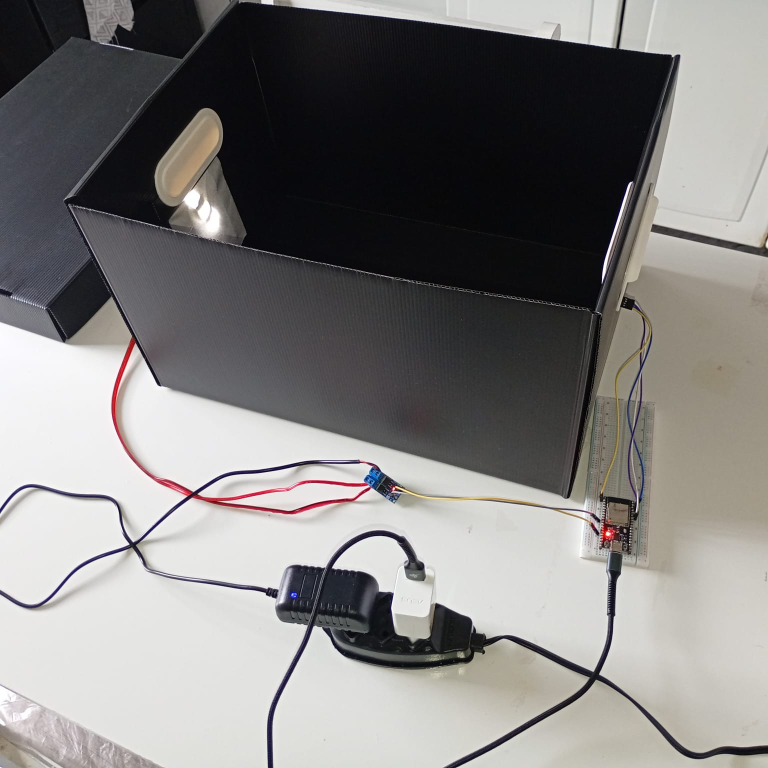
#> input picture Docs/Fotos/Hardware_Visao_panoramica.jpeg, 1536 x 1536 px (shown at 1/2 size)
$ python fotos_marcadas.py
#> lines starting #> are read from the running program, lines starting #| are printed output that depends on the picture
"""Fotos do no de bancada com marcacoes numeradas e legenda (Docs/Fotos -> Docs/Fotos/marcadas).

    python Codigo/figuras/fotos_marcadas.py

A numeracao e a mesma nas tres fotos. Cada marca: (numero, ponto do objeto, posicao do circulo).
"""
from pathlib import Path

from PIL import Image, ImageDraw, ImageFont

RAIZ = Path(__file__).resolve().parents[2] / "Docs" / "Fotos"
SAIDA = RAIZ / "marcadas"

NOMES = {
    1: "ESP32 (controlador do nó)",
    2: "Protoboard",
    3: "Módulo MOSFET D4184 (aciona a fita)",
    4: "Sensor de luz BH1750",
    5: "Fita de LED de 12 V (atrás do difusor)",
    6: "Fonte de 12 V da fita",
    7: "Fonte USB do ESP32",
    8: "Caixa de polipropileno",
    9: "Cabo de alimentação da fita",
    10: "Papel difusor da luz da fita",
}

FOTOS = {
    "Hardware_Visao_panoramica.jpeg": [
        (1, (1225, 1040), (1420, 1200)),
        (2, (1290, 880), (1450, 800)),
        (3, (770, 975), (880, 860)),
        (5, (400, 420), (190, 330)),
        (10, (360, 455), (170, 520)),
        (6, (640, 1190), (420, 1330)),
        (7, (820, 1150), (930, 1330)),
        (8, (700, 700), (520, 560)),
    ],
    "Hardware_Visao_panoramica_de_tras_da_caixa.jpeg": [
        (1, (1105, 285), (1230, 150)),
        (3, (1070, 555), (1230, 470)),
        (4, (740, 230), (600, 300)),
        (9, (325, 1010), (180, 1120)),
        (6, (1440, 880), (1260, 1010)),
        (7, (1440, 650), (1260, 650)),
        (8, (500, 600), (330, 480)),
    ],
    "Hardware_Visao_de_cima_da_caixa.jpeg": [
        (4, (160, 780), (330, 760)),
        (5, (1320, 800), (1130, 700)),
        (10, (1290, 960), (1120, 1010)),
        (6, (640, 125), (800, 70)),
        (8, (760, 870), (760, 1050)),
    ],
}


def fonte(tam, negrito=False):
    for nome in (("arialbd.ttf",) if negrito else ("arial.ttf",)):
        try:
            return ImageFont.truetype(nome, tam)
        except OSError:
            pass
    return ImageFont.load_default()


def marcar(arquivo, marcas):
#> called with arquivo = 'Hardware_Visao_panoramica.jpeg'
    img = Image.open(RAIZ / arquivo).convert("RGB")
#> img is the input picture: PIL image 1536x1536 RGB; mean R, G, B 129.6, 127.7, 126.5
    w, h = img.size
#> w = 1536; h = 1536
    usados = sorted({n for n, _, _ in marcas})
    linhas = (len(usados) + 1) // 2
    alt_leg = 30 + linhas * 46
    tela = Image.new("RGB", (w, h + alt_leg), "white")
#> tela: PIL image 1536x1750 RGB; every value is 255
    tela.paste(img, (0, 0))
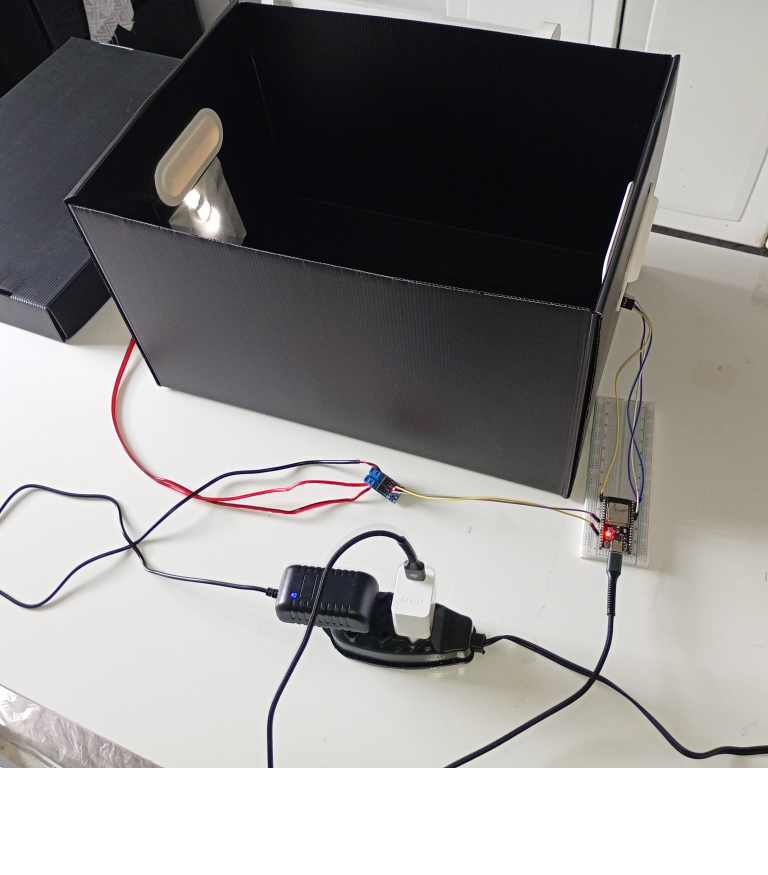
#> tela: PIL image 1536x1750 RGB (shown at 1/2 size); mean R, G, B 144.9, 143.3, 142.2
    d = ImageDraw.Draw(tela)
    r, fnum = 30, fonte(34, True)
    for n, (px, py), (cx, cy) in marcas:
        for cor, larg in (("white", 9), ("black", 4)):
            d.line([(px, py), (cx, cy)], fill=cor, width=larg)
        d.ellipse([px - 9, py - 9, px + 9, py + 9], fill="black", outline="white", width=3)
        d.ellipse([cx - r, cy - r, cx + r, cy + r], fill="white", outline="black", width=4)
        d.text((cx, cy), str(n), fill="black", font=fnum, anchor="mm")
    fleg, fnl = fonte(30), fonte(30, True)
    for i, n in enumerate(usados):
        x = 40 + (i % 2) * (w // 2)
        y = h + 22 + (i // 2) * 46
        d.text((x, y), f"{n}", fill="black", font=fnl)
        d.text((x + 58, y), NOMES[n], fill="black", font=fleg)
    SAIDA.mkdir(exist_ok=True)
    destino = SAIDA / arquivo.replace(".jpeg", "_marcada.jpg")
    tela.save(destino, quality=92)
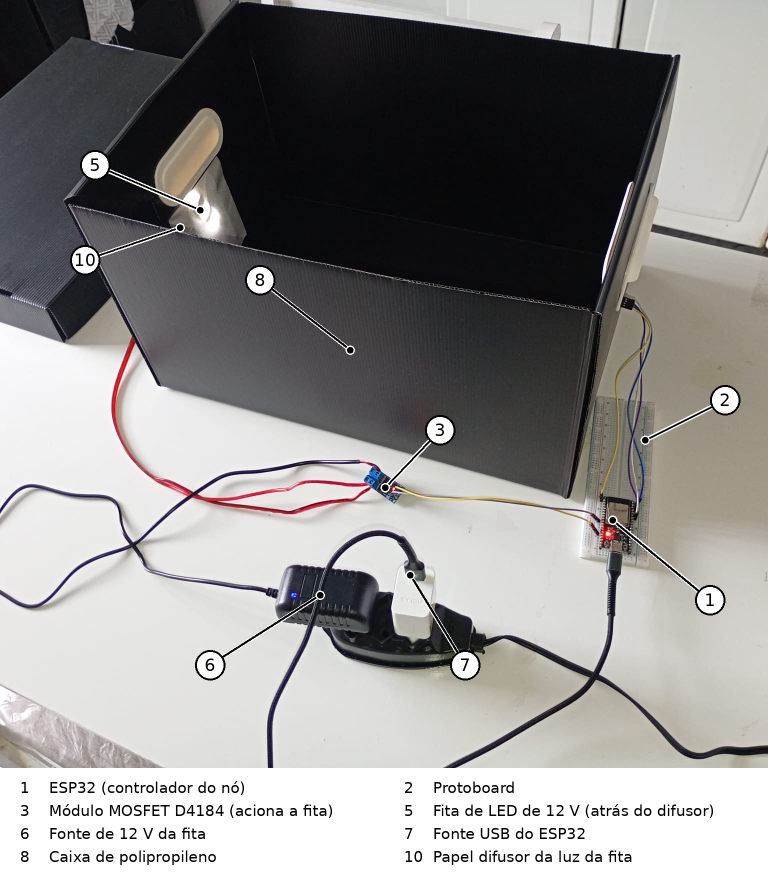
#> saved as Hardware_Visao_panoramica_marcada.jpg: PIL image 1536x1750 RGB (shown at 1/2 size); mean R, G, B 143.6, 141.9, 141
    print(destino)


for arq, marcas in FOTOS.items():
    marcar(arq, marcas)
#> pass 2 of the loop `for arq, marcas in FOTOS.items():`:
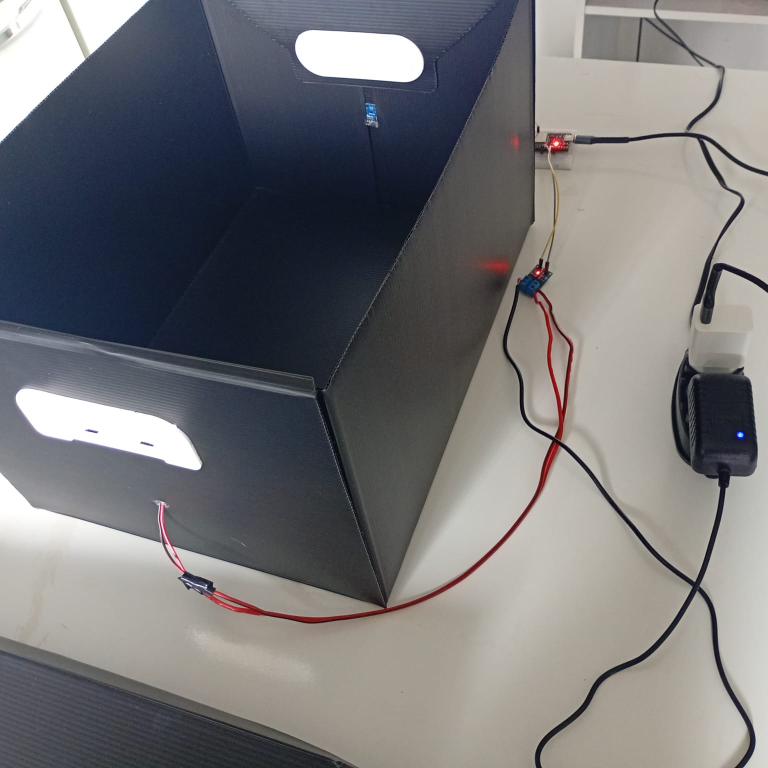
#> input picture Docs/Fotos/Hardware_Visao_panoramica_de_tras_da_caixa.jpeg, 1536 x 1536 px (shown at 1/2 size)
#> in marcar, img is the input picture: PIL image 1536x1536 RGB; mean R, G, B 118.4, 117.9, 119.5
#> in marcar (call 2), `tela.paste(img, (0, 0))`:
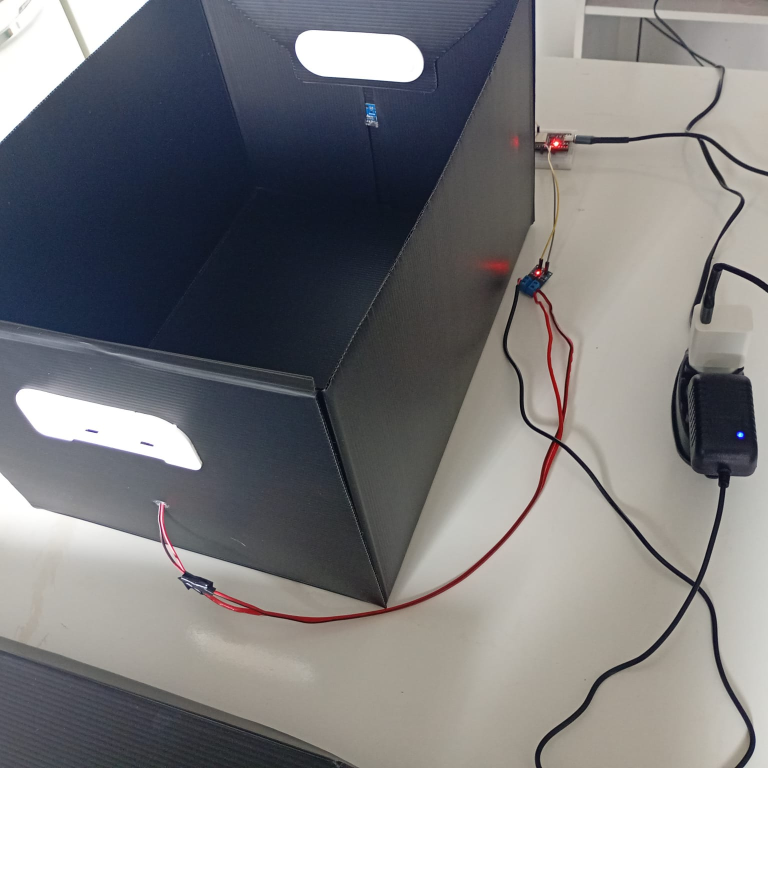
#> tela: PIL image 1536x1750 RGB (shown at 1/2 size); mean R, G, B 135.1, 134.6, 136
#> in marcar (call 2), `tela.save(destino, quality=92)`:
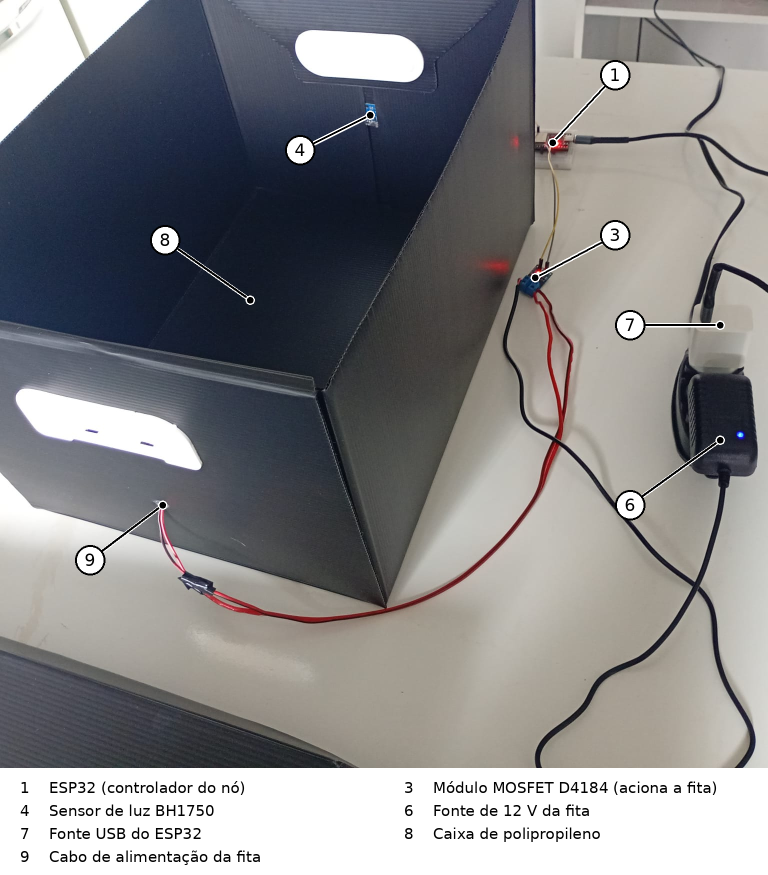
#> saved as Hardware_Visao_panoramica_de_tras_da_caixa_marcada.jpg: PIL image 1536x1750 RGB (shown at 1/2 size); mean R, G, B 133.8, 133.3, 134.7
#> pass 3 of the loop `for arq, marcas in FOTOS.items():`:
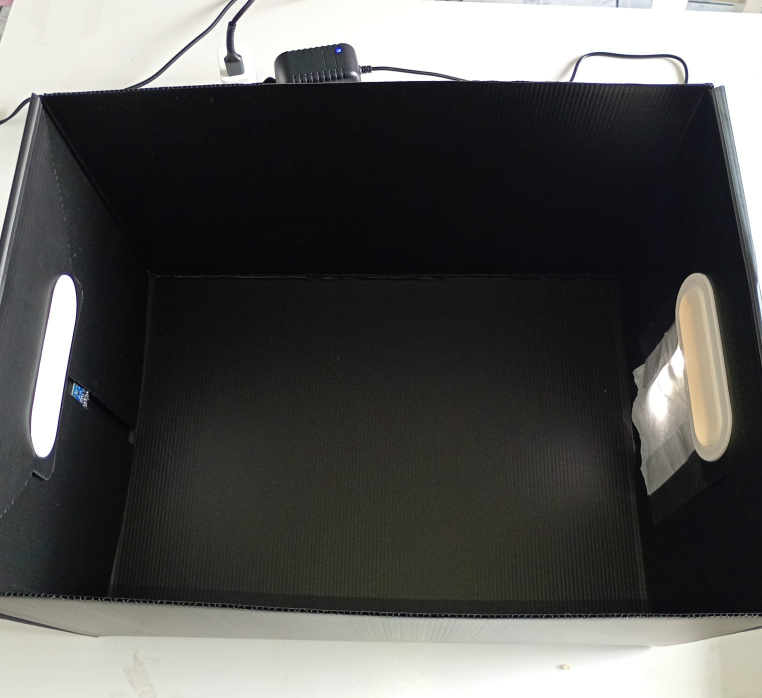
#> input picture Docs/Fotos/Hardware_Visao_de_cima_da_caixa.jpeg, 1524 x 1396 px (shown at 1/2 size)
#> in marcar, img is the input picture: PIL image 1524x1396 RGB; mean R, G, B 84.2, 84.5, 82.4
#> in marcar (call 3), `tela.paste(img, (0, 0))`:
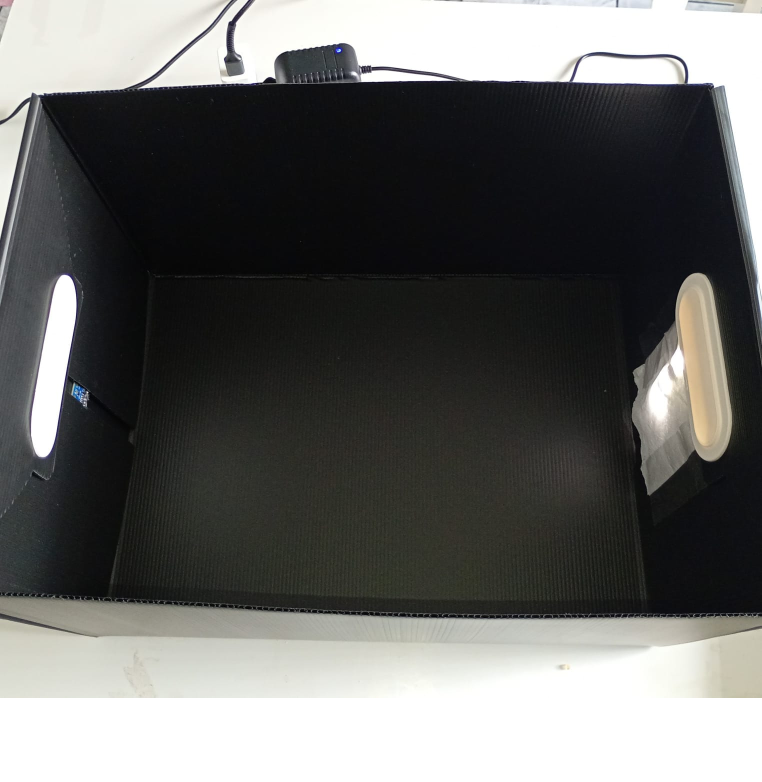
#> tela: PIL image 1524x1564 RGB (shown at 1/2 size); mean R, G, B 102.5, 102.8, 101
#> in marcar (call 3), `tela.save(destino, quality=92)`:
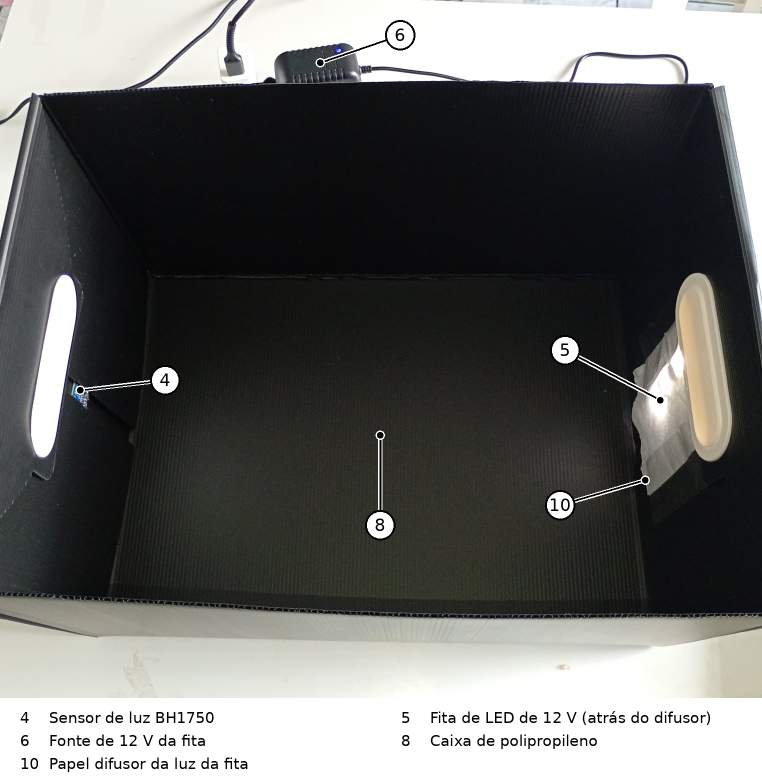
#> saved as Hardware_Visao_de_cima_da_caixa_marcada.jpg: PIL image 1524x1564 RGB (shown at 1/2 size); mean R, G, B 102, 102.3, 100.4
